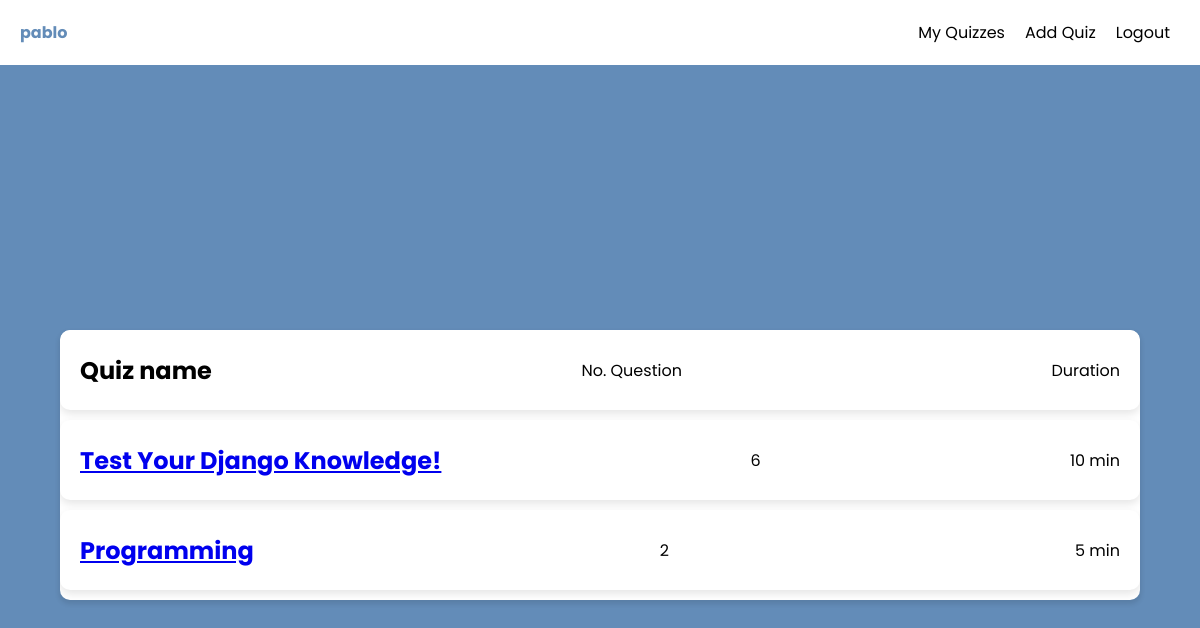
The app's page /my_quizzes.php (signed in) with its own data.
### tables this page shows
CREATE TABLE `Quiz` (
  `id` int(11) NOT NULL,
  `title` varchar(30) NOT NULL,
  `duration` int(11) NOT NULL,
  `number_of_questions` int(11) DEFAULT 0,
  `number_of_enteries` int(11) DEFAULT 0,
  `number_of_passes` int(11) DEFAULT 0,
  `number_of_fails` int(11) DEFAULT 0,
  `created_at` datetime NOT NULL DEFAULT curtime(),
  `creator_id` int(11) DEFAULT NULL
);

### includes/quiz_model.php (called while the page is built, shortened)
<?php
function get_admin_quizzes(object $pdo){
    $query = "SELECT * FROM Quiz WHERE creator_id = :id ORDER BY id DESC;";
    $statement = $pdo->prepare($query);
    $statement->bindParam(':id', $_SESSION["user"]["id"]);
    $statement->execute();
    $result = $statement->fetchAll(PDO::FETCH_ASSOC);
    return $result;
}

### includes/quiz_view.php (the view, shortened to what this page needs)
<?php
function display_admin_quizzes(){
    require_once 'db.php';
    require_once 'quiz_model.php';
    $quizzes = get_admin_quizzes($pdo);
    foreach($quizzes as $quiz) {
        echo '<div class="info">';
        echo  '<span><a href="take_quiz.php?quiz_id=' . $quiz["id"] . '">' . $quiz["title"] . '</a></span>';
        echo '<span>' . $quiz["number_of_questions"] . '</span>';
        echo '<span>' . $quiz["duration"] . ' min</span>';
        echo '</div>';
    }
}

### static/style.css (style rules this page uses)
* { padding: 0; margin: 0; box-sizing: border-box; font-family: 'Poppins', sans-serif; }
.info { height: 80px; background-color: #fff; display: flex; justify-content: space-between; align-items: center; box-shadow: 0px 4px 8px rgba(0, 0, 0, 0.1); padding: 20px; border-radius: 10px; margin-bottom: 10px; }
.info > span:first-child { font-weight: bold; font-size: x-large; }

### records on screen
quiz: title "Test Your Django Knowledge!", number_of_questions "6", duration "10"
quiz: title "Programming", number_of_questions "2", duration "5"

### other values on screen
$_SESSION["user"]["username"] "pablo"
